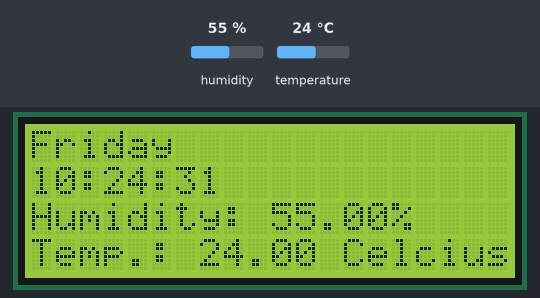
Recording of a sketch running on a simulated ESP32. Parts: 20×4 character LCD. The inputs (shaded band) are chosen by the test bench; at power-on: humidity 55 %, temperature 24 °C. WiFi joins after 1.5 s; servers stay silent unless stated; network time is answered at once with the bench clock; the local clock reads 2024-03-15 10:24:30 at power-on unless the sketch sets it; what the sketch prints to the serial monitor is not drawn.

Above: at 2.7 s.
2.8 s: humidity set to 22 %
At 4.2 s:
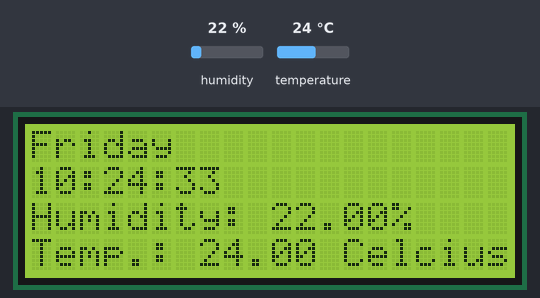
6.3 s: temperature set to 12 °C
At 8.8 s:
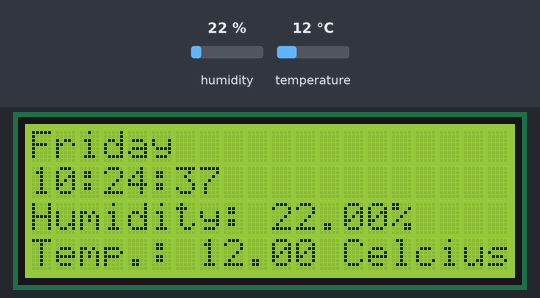
10.5 s: humidity set to 40 %
At 13.7 s:
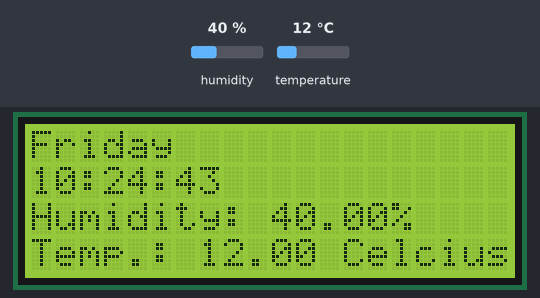
14.8 s: temperature set to 19 °C
At 17.1 s:
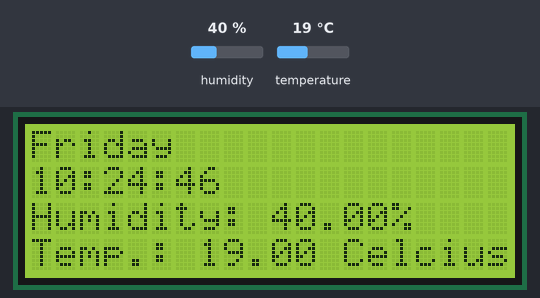
Timing chart, 0 to 18.6 s (numbered marks = the images above; inputs shaded):
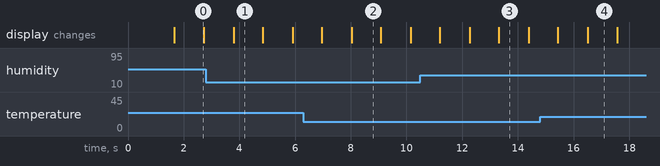

Measured:
- what the display in image 1 shows lasts 1.0 s, from 3.8 s to 4.8 s
- what the display in image 3 shows lasts 1.1 s, from 13.3 s to 14.4 s

The sketch:

final_clock.ino
```cpp
#include <LiquidCrystal_I2C.h>
#include <WiFi.h>
#include "time.h"
#include <NTPClient.h>
#include <WiFiUdp.h>


// set the LCD number of columns and rows
int lcdColumns = 20;
int lcdRows = 4;

// set LCD address, number of columns and rows
// if you don't know your display address, run an I2C scanner sketch
LiquidCrystal_I2C lcd(0x27, lcdColumns, lcdRows);

const char *ssid     = "You SSID";
const char *password = "Your Password";

const long utcOffsetInSeconds = 19800;

char daysOfTheWeek[7][12] = {"Sunday", "Monday", "Tuesday", "Wednesday", "Thursday", "Friday", "Saturday"};

// Define NTP Client to get time
WiFiUDP ntpUDP;
NTPClient timeClient(ntpUDP, "in.pool.ntp.org", utcOffsetInSeconds);


#include "DHT.h"

#define DHTPIN 23     // Digital pin connected to the DHT sensor

#define DHTTYPE DHT11   // DHT 11

DHT dht(DHTPIN, DHTTYPE);

void setup(){
  // initialize LCD
  lcd.init();
  // turn on LCD backlight
  lcd.backlight();


    Serial.begin(115200);


  dht.begin();

    WiFi.begin(ssid, password);

  while ( WiFi.status() != WL_CONNECTED ) {
    delay ( 500 );
    Serial.print ( "." );
  }

  timeClient.begin();
}


void loop(){

  timeClient.update();

  // Reading temperature or humidity takes about 250 milliseconds!
  // Sensor readings may also be up to 2 seconds 'old' (its a very slow sensor)
  float h = dht.readHumidity();
  // Read temperature as Celsius (the default)
  float t = dht.readTemperature();
  // Read temperature as Fahrenheit (isFahrenheit = true)
  float f = dht.readTemperature(true);

  // Check if any reads failed and exit early (to try again).
  if (isnan(h) || isnan(t) || isnan(f)) {
    Serial.println(F("Failed to read from DHT sensor!"));
    return;
  }

  // Compute heat index in Fahrenheit (the default)
  float hif = dht.computeHeatIndex(f, h);
  // Compute heat index in Celsius (isFahreheit = false)
  float hic = dht.computeHeatIndex(t, h, false);

  lcd.setCursor(0, 0);
  lcd.print(daysOfTheWeek[timeClient.getDay()]);
    lcd.setCursor(0, 1);
    lcd.print(timeClient.getFormattedTime());
   // lcd.print(timeClient.getEpochTime());
  //lcd.print(timeClient.getHours());
  //lcd.print(":");
  //lcd.print(timeClient.getMinutes());
  //lcd.print(":");
  //lcd.println(timeClient.getSeconds());

  // set cursor to first column, first row
  lcd.setCursor(0, 2);
  // print message
    lcd.print("Humidity: ");
  lcd.print(h);
  lcd.print("%");

  //lcd.print("This is line 1");
  // clears the display to print new message
  // set cursor to first column, second row
  lcd.setCursor(0,3);
  lcd.print("Temp.: ");
  lcd.print(t);

  lcd.print(" Celcius");
  //lcd.print("not World!");


  //Serial.println(timeClient.getFormattedTime()); */

  delay(1000);

}
```
